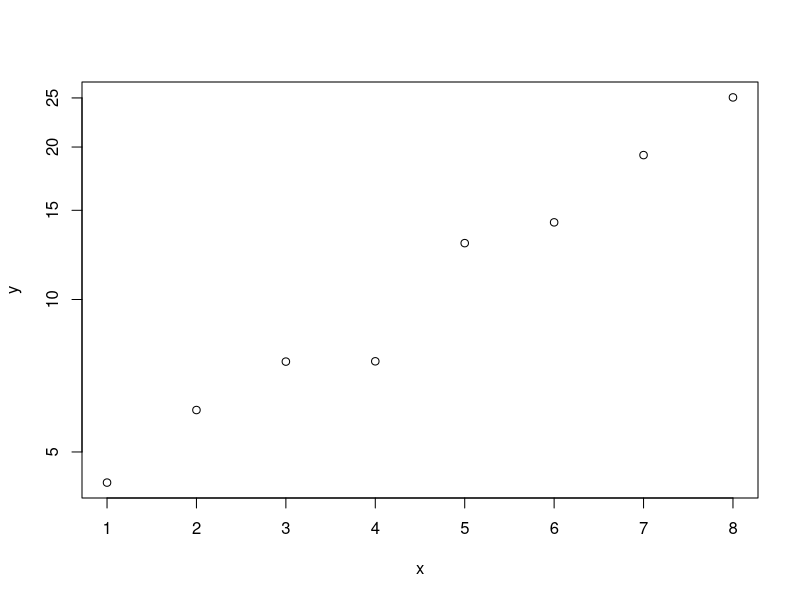

The R script that drew this image:
x = c(1,2,3,4,5,6,7,8)
y = c(4.35,6.05,7.54,7.55,12.92,14.2,19.28,25.06)
datos1=data.frame(x,y)
plot(datos1,log="y")
regresion = lm(log10(y)~x,data = datos1)
summary(regresion)
